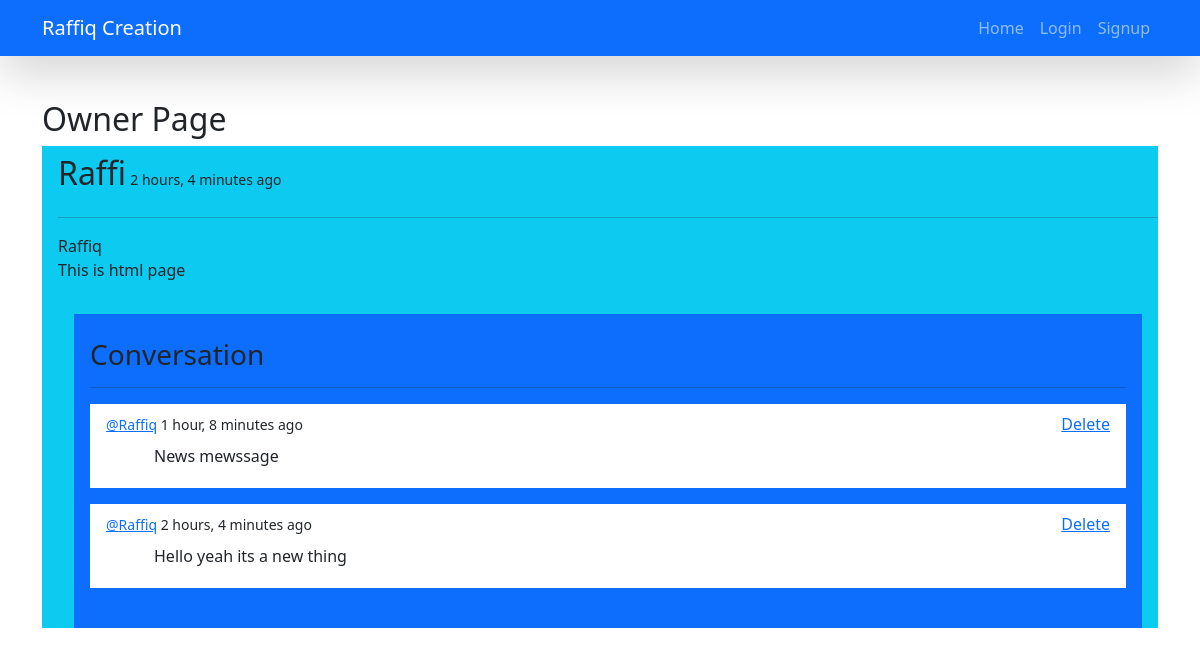
The app's page /owner/1/ with its own data.
### app1/models.py (models this page shows, shortened)
class Room(models.Model):
    host = models.ForeignKey(User, on_delete=models.SET_NULL, null=True)
    topic = models.ForeignKey(Topic, on_delete=models.SET_NULL, null=True)
    name = models.CharField(max_length=40)
    description = models.TextField(null=True, blank=True)
    updated = models.DateTimeField(auto_now=True)
    created = models.DateTimeField(auto_now_add=True)

class Message(models.Model):
    user = models.ForeignKey(User, on_delete=models.CASCADE)
    room = models.ForeignKey(Room, on_delete=models.CASCADE)
    body = models.TextField()
    updated = models.DateTimeField(auto_now=True)
    created = models.DateTimeField(auto_now_add=True)

### app1/views.py (the view, shortened to what this page needs)
# urls.py: path('owner/<int:pk>/', v1.owner, name='owner'),
def owner(request,pk):
    objs = Room.objects.get(id=pk)
    mess = objs.message_set.all().order_by('-created')
    context = {'key':objs,'mess':mess}
    return render(request,'app1/owner.html',context)

### templates/app1/owner.html (shortened to what this page needs)
{% extends 'app1/base.html' %}
{% block content %}
<h2 class="container">Owner Page</h2>
<div class="container">
{% if key %}
    <div class="bg-info ps-3 pt-2">
        <h2 style="display: inline-block;">{{key.name}}</h2>
        <small style="display: inline-block;">{{key.created| timesince}} ago</small>
        <hr>
        <p class="pb-3">
        {{key.host}}<br>
        {{key.description}}
        </p>
        <div class="px-3 py-4 mb-5 mx-3 bg-primary">
            <h3>Conversation</h3>
            <hr>
            {% for i in mess %}
                <div style="background-color: white;" class="px-3 pt-2 mb-3 pb-1">
                    <small style="display: inline-block;"><a href="">@{{i.user}}</a> {{i.created|timesince}} ago </small>
                    <a  style="display: inline-block; float: right;" href="{% url 'deletemessage' i.id%}">Delete</a>
                    <p class="px-5 pt-2">{{i.body}}</p>
                </div>
            {% endfor %}
        </div>
    </div>
{% endif %}
</div>
{% endblock %}

### records on screen
Room: name "Raffi", created "2 hours, 4 minutes", host "Raffiq", description "This is html page"
Message: user "Raffiq", created "1 hour, 8 minutes", body "News mewssage"
Message: user "Raffiq", created "2 hours, 4 minutes", body "Hello yeah its a new thing"
